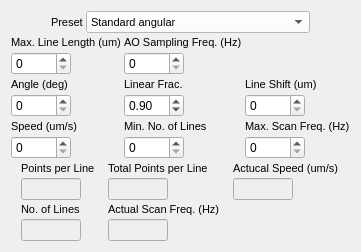
                     <widget class="QWidget" name="angularParams">
                      <layout class="QGridLayout" name="gridLayout_28">
                       <item row="0" column="0">
                        <layout class="QVBoxLayout" name="verticalLayout_58">
                         <property name="spacing">
                          <number>3</number>
                         </property>
                         <item>
                          <layout class="QHBoxLayout" name="horizontalLayout_27" stretch="0,0,1,0">
                           <item>
                            <spacer name="horizontalSpacer_30">
                             <property name="orientation">
                              <enum>Qt::Horizontal</enum>
                             </property>
                             <property name="sizeHint" stdset="0">
                              <size>
                               <width>40</width>
                               <height>20</height>
                              </size>
                             </property>
                            </spacer>
                           </item>
                           <item>
                            <widget class="QLabel" name="label_39">
                             <property name="font">
                              <font>
                               <pointsize>8</pointsize>
                              </font>
                             </property>
                             <property name="text">
                              <string>Preset</string>
                             </property>
                            </widget>
                           </item>
                           <item>
                            <widget class="QComboBox" name="scanPresetCombox_5">
                             <property name="palette">
                              <palette>
                               <active>
                                <colorrole role="Button">
                                 <brush brushstyle="SolidPattern">
                                  <color alpha="255">
                                   <red>255</red>
                                   <green>255</green>
                                   <blue>255</blue>
                                  </color>
                                 </brush>
                                </colorrole>
                                <colorrole role="Base">
                                 <brush brushstyle="SolidPattern">
                                  <color alpha="255">
                                   <red>255</red>
                                   <green>255</green>
                                   <blue>255</blue>
                                  </color>
                                 </brush>
                                </colorrole>
                                <colorrole role="Window">
                                 <brush brushstyle="SolidPattern">
                                  <color alpha="255">
                                   <red>255</red>
                                   <green>255</green>
                                   <blue>255</blue>
                                  </color>
                                 </brush>
                                </colorrole>
                                <colorrole role="Highlight">
                                 <brush brushstyle="SolidPattern">
                                  <color alpha="255">
                                   <red>255</red>
                                   <green>255</green>
                                   <blue>255</blue>
                                  </color>
                                 </brush>
                                </colorrole>
                                <colorrole role="HighlightedText">
                                 <brush brushstyle="SolidPattern">
                                  <color alpha="255">
                                   <red>0</red>
                                   <green>0</green>
                                   <blue>0</blue>
                                  </color>
                                 </brush>
                                </colorrole>
                               </active>
                               <inactive>
                                <colorrole role="Button">
                                 <brush brushstyle="SolidPattern">
                                  <color alpha="255">
                                   <red>255</red>
                                   <green>255</green>
                                   <blue>255</blue>
                                  </color>
                                 </brush>
                                </colorrole>
                                <colorrole role="Base">
                                 <brush brushstyle="SolidPattern">
                                  <color alpha="255">
                                   <red>255</red>
                                   <green>255</green>
                                   <blue>255</blue>
                                  </color>
                                 </brush>
                                </colorrole>
                                <colorrole role="Window">
                                 <brush brushstyle="SolidPattern">
                                  <color alpha="255">
                                   <red>255</red>
                                   <green>255</green>
                                   <blue>255</blue>
                                  </color>
                                 </brush>
                                </colorrole>
                                <colorrole role="Highlight">
                                 <brush brushstyle="SolidPattern">
                                  <color alpha="255">
                                   <red>255</red>
                                   <green>255</green>
                                   <blue>255</blue>
                                  </color>
                                 </brush>
                                </colorrole>
                                <colorrole role="HighlightedText">
                                 <brush brushstyle="SolidPattern">
                                  <color alpha="255">
                                   <red>0</red>
                                   <green>0</green>
                                   <blue>0</blue>
                                  </color>
                                 </brush>
                                </colorrole>
                               </inactive>
                               <disabled>
                                <colorrole role="Button">
                                 <brush brushstyle="SolidPattern">
                                  <color alpha="255">
                                   <red>255</red>
                                   <green>255</green>
                                   <blue>255</blue>
                                  </color>
                                 </brush>
                                </colorrole>
                                <colorrole role="Base">
                                 <brush brushstyle="SolidPattern">
                                  <color alpha="255">
                                   <red>255</red>
                                   <green>255</green>
                                   <blue>255</blue>
                                  </color>
                                 </brush>
                                </colorrole>
                                <colorrole role="Window">
                                 <brush brushstyle="SolidPattern">
                                  <color alpha="255">
                                   <red>255</red>
                                   <green>255</green>
                                   <blue>255</blue>
                                  </color>
                                 </brush>
                                </colorrole>
                                <colorrole role="Highlight">
                                 <brush brushstyle="SolidPattern">
                                  <color alpha="255">
                                   <red>0</red>
                                   <green>120</green>
                                   <blue>215</blue>
                                  </color>
                                 </brush>
                                </colorrole>
                                <colorrole role="HighlightedText">
                                 <brush brushstyle="SolidPattern">
                                  <color alpha="255">
                                   <red>0</red>
                                   <green>0</green>
                                   <blue>0</blue>
                                  </color>
                                 </brush>
                                </colorrole>
                               </disabled>
                              </palette>
                             </property>
                             <property name="font">
                              <font>
                               <pointsize>8</pointsize>
                              </font>
                             </property>
                             <property name="styleSheet">
                              <string notr="true">background-color: rgb(255, 255, 255);</string>
                             </property>
                             <item>
                              <property name="text">
                               <string>Standard angular</string>
                              </property>
                             </item>
                            </widget>
                           </item>
                           <item>
                            <spacer name="horizontalSpacer_31">
                             <property name="orientation">
                              <enum>Qt::Horizontal</enum>
                             </property>
                             <property name="sizeHint" stdset="0">
                              <size>
                               <width>40</width>
                               <height>20</height>
                              </size>
                             </property>
                            </spacer>
                           </item>
                          </layout>
                         </item>
                         <item>
                          <layout class="QGridLayout" name="gridLayout_25">
                           <item row="0" column="0">
                            <layout class="QVBoxLayout" name="verticalLayout_38">
                             <item>
                              <widget class="QLabel" name="label_41">
                               <property name="font">
                                <font>
                                 <pointsize>8</pointsize>
                                </font>
                               </property>
                               <property name="text">
                                <string>Max. Line Length (um)</string>
                               </property>
                              </widget>
                             </item>
                             <item>
                              <widget class="QSpinBox" name="lineLenSpinner">
                               <property name="sizePolicy">
                                <sizepolicy hsizetype="Minimum" vsizetype="Fixed">
                                 <horstretch>0</horstretch>
                                 <verstretch>0</verstretch>
                                </sizepolicy>
                               </property>
                               <property name="maximumSize">
                                <size>
                                 <width>60</width>
                                 <height>30</height>
                                </size>
                               </property>
                              </widget>
                             </item>
                            </layout>
                           </item>
                           <item row="0" column="1">
                            <layout class="QVBoxLayout" name="verticalLayout_39">
                             <item>
                              <widget class="QLabel" name="label_42">
                               <property name="font">
                                <font>
                                 <pointsize>8</pointsize>
                                </font>
                               </property>
                               <property name="text">
                                <string>AO Sampling Freq. (Hz)</string>
                               </property>
                              </widget>
                             </item>
                             <item>
                              <widget class="QSpinBox" name="AOsampFreqSpinner">
                               <property name="maximumSize">
                                <size>
                                 <width>60</width>
                                 <height>30</height>
                                </size>
                               </property>
                              </widget>
                             </item>
                            </layout>
                           </item>
                           <item row="1" column="0">
                            <layout class="QVBoxLayout" name="verticalLayout_40">
                             <item>
                              <widget class="QLabel" name="label_43">
                               <property name="font">
                                <font>
                                 <pointsize>8</pointsize>
                                </font>
                               </property>
                               <property name="text">
                                <string>Angle (deg)</string>
                               </property>
                              </widget>
                             </item>
                             <item>
                              <widget class="QSpinBox" name="angleSpinner">
                               <property name="maximumSize">
                                <size>
                                 <width>60</width>
                                 <height>30</height>
                                </size>
                               </property>
                              </widget>
                             </item>
                            </layout>
                           </item>
                           <item row="1" column="1">
                            <layout class="QVBoxLayout" name="verticalLayout_43">
                             <item>
                              <widget class="QLabel" name="label_46">
                               <property name="font">
                                <font>
                                 <pointsize>8</pointsize>
                                </font>
                               </property>
                               <property name="text">
                                <string>Linear Frac.</string>
                               </property>
                              </widget>
                             </item>
                             <item>
                              <widget class="QDoubleSpinBox" name="solLinFracSpinner">
                               <property name="maximumSize">
                                <size>
                                 <width>60</width>
                                 <height>30</height>
                                </size>
                               </property>
                               <property name="decimals">
                                <number>2</number>
                               </property>
                               <property name="maximum">
                                <double>1.000000000000000</double>
                               </property>
                               <property name="singleStep">
                                <double>0.050000000000000</double>
                               </property>
                               <property name="value">
                                <double>0.900000000000000</double>
                               </property>
                              </widget>
                             </item>
                            </layout>
                           </item>
                           <item row="1" column="2">
                            <layout class="QVBoxLayout" name="verticalLayout_41">
                             <item>
                              <widget class="QLabel" name="label_44">
                               <property name="font">
                                <font>
                                 <pointsize>8</pointsize>
                                </font>
                               </property>
                               <property name="text">
                                <string>Line Shift (um)</string>
                               </property>
                              </widget>
                             </item>
                             <item>
                              <widget class="QSpinBox" name="lineShiftSpinner">
                               <property name="maximumSize">
                                <size>
                                 <width>60</width>
                                 <height>30</height>
                                </size>
                               </property>
                              </widget>
                             </item>
                            </layout>
                           </item>
                           <item row="2" column="0">
                            <layout class="QVBoxLayout" name="verticalLayout_42">
                             <item>
                              <widget class="QLabel" name="label_45">
                               <property name="font">
                                <font>
                                 <pointsize>8</pointsize>
                                </font>
                               </property>
                               <property name="text">
                                <string>Speed (um/s)</string>
                               </property>
                              </widget>
                             </item>
                             <item>
                              <widget class="QSpinBox" name="angleSpinner_2">
                               <property name="minimumSize">
                                <size>
                                 <width>50</width>
                                 <height>0</height>
                                </size>
                               </property>
                               <property name="maximumSize">
                                <size>
                                 <width>60</width>
                                 <height>30</height>
                                </size>
                               </property>
                              </widget>
                             </item>
                            </layout>
                           </item>
                           <item row="2" column="1">
                            <layout class="QVBoxLayout" name="verticalLayout_48">
                             <item>
                              <widget class="QLabel" name="label_51">
                               <property name="font">
                                <font>
                                 <pointsize>8</pointsize>
                                </font>
                               </property>
                               <property name="text">
                                <string>Min. No. of Lines</string>
                               </property>
                              </widget>
                             </item>
                             <item>
                              <widget class="QSpinBox" name="angleSpinner_3">
                               <property name="maximumSize">
                                <size>
                                 <width>60</width>
                                 <height>30</height>
                                </size>
                               </property>
                              </widget>
                             </item>
                            </layout>
                           </item>
                           <item row="2" column="2">
                            <layout class="QVBoxLayout" name="verticalLayout_49">
                             <item>
                              <widget class="QLabel" name="label_52">
                               <property name="font">
                                <font>
                                 <pointsize>8</pointsize>
                                </font>
                               </property>
                               <property name="text">
                                <string>Max. Scan Freq. (Hz)</string>
                               </property>
                              </widget>
                             </item>
                             <item>
                              <widget class="QSpinBox" name="angleSpinner_4">
                               <property name="maximumSize">
                                <size>
                                 <width>60</width>
                                 <height>30</height>
                                </size>
                               </property>
                              </widget>
                             </item>
                            </layout>
                           </item>
                          </layout>
                         </item>
                         <item>
                          <layout class="QGridLayout" name="gridLayout_23">
                           <item row="0" column="0">
                            <layout class="QVBoxLayout" name="verticalLayout_44">
                             <item>
                              <widget class="QLabel" name="label_47">
                               <property name="font">
                                <font>
                                 <pointsize>8</pointsize>
                                </font>
                               </property>
                               <property name="text">
                                <string>Points per Line</string>
                               </property>
                              </widget>
                             </item>
                             <item>
                              <widget class="QLineEdit" name="solPointsPerLine">
                               <property name="enabled">
                                <bool>false</bool>
                               </property>
                               <property name="maximumSize">
                                <size>
                                 <width>60</width>
                                 <height>30</height>
                                </size>
                               </property>
                              </widget>
                             </item>
                            </layout>
                           </item>
                           <item row="0" column="1">
                            <layout class="QVBoxLayout" name="verticalLayout_45">
                             <item>
                              <widget class="QLabel" name="label_48">
                               <property name="font">
                                <font>
                                 <pointsize>8</pointsize>
                                </font>
                               </property>
                               <property name="text">
                                <string>Total Points per Line</string>
                               </property>
                              </widget>
                             </item>
                             <item>
                              <widget class="QLineEdit" name="solTotPointsPerLine">
                               <property name="enabled">
                                <bool>false</bool>
                               </property>
                               <property name="maximumSize">
                                <size>
                                 <width>60</width>
                                 <height>30</height>
                                </size>
                               </property>
                              </widget>
                             </item>
                            </layout>
                           </item>
                           <item row="0" column="2">
                            <layout class="QVBoxLayout" name="verticalLayout_50">
                             <item>
                              <widget class="QLabel" name="label_53">
                               <property name="font">
                                <font>
                                 <pointsize>8</pointsize>
                                </font>
                               </property>
                               <property name="text">
                                <string>Actucal Speed (um/s)</string>
                               </property>
                              </widget>
                             </item>
                             <item>
                              <widget class="QLineEdit" name="solAngActualSpeed">
                               <property name="enabled">
                                <bool>false</bool>
                               </property>
                               <property name="maximumSize">
                                <size>
                                 <width>60</width>
                                 <height>30</height>
                                </size>
                               </property>
                              </widget>
                             </item>
                            </layout>
                           </item>
                           <item row="1" column="0">
                            <layout class="QVBoxLayout" name="verticalLayout_46">
                             <item>
                              <widget class="QLabel" name="label_49">
                               <property name="font">
                                <font>
                                 <pointsize>8</pointsize>
                                </font>
                               </property>
                               <property name="text">
                                <string>No. of Lines</string>
                               </property>
                              </widget>
                             </item>
                             <item>
                              <widget class="QLineEdit" name="solNumLines">
                               <property name="enabled">
                                <bool>false</bool>
                               </property>
                               <property name="maximumSize">
                                <size>
                                 <width>60</width>
                                 <height>30</height>
                                </size>
                               </property>
                              </widget>
                             </item>
                            </layout>
                           </item>
                           <item row="1" column="1">
                            <layout class="QVBoxLayout" name="verticalLayout_47">
                             <item>
                              <widget class="QLabel" name="label_50">
                               <property name="font">
                                <font>
                                 <pointsize>8</pointsize>
                                </font>
                               </property>
                               <property name="text">
                                <string>Actual Scan Freq. (Hz)</string>
                               </property>
                              </widget>
                             </item>
                             <item>
                              <widget class="QLineEdit" name="solTotPointsPerLine_2">
                               <property name="enabled">
                                <bool>false</bool>
                               </property>
                               <property name="maximumSize">
                                <size>
                                 <width>60</width>
                                 <height>30</height>
                                </size>
                               </property>
                              </widget>
                             </item>
                            </layout>
                           </item>
                          </layout>
                         </item>
                        </layout>
                       </item>
                      </layout>
                     </widget>
